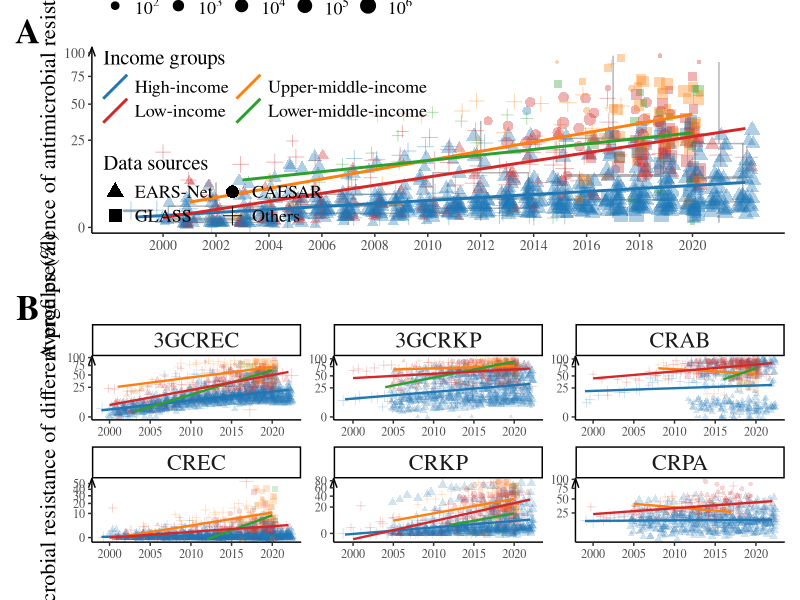

Recreate this plot in R.
install.packages(c("dplyr", "car", "ggplot2", "ggsci", "scales", "patchwork"))

library(dplyr)
library(car)
library(ggplot2)
library(ggsci)
library(scales)
library(patchwork)

# load data ----
AMR <- read.csv("AMR_rawdata.csv")

# functions ----
# Geometric mean
mean_geo <- function(vector, na.rm = T, adjust = T){
  if(sum(!is.na(vector)) == 0){
    return(NA)
  }else if(max(vector, na.rm = T) == 0){
    return(0)
  }else if(adjust){
    vector[which(vector == 0)] <- min(vector[vector != 0], na.rm = T)
  }
  return(ifelse(sum(!is.na(vector)) == 0, NA, prod(vector, na.rm = na.rm)^(1/sum(!is.na(vector)))))
} 
# Find the mode number
find_mode <- function(x){
  u <- unique(na.omit(x))
  tab <- tabulate(match(x, u))
  return(u[tab == max(tab)][1])
}

# Aggregate AMR ----
AMR <- 
  AMR %>% 
  mutate(
    R_not0 = case_when(
      R == 0 ~ min(R[R>0]),
      TRUE ~ R),
    .by = AMR
  ) %>% 
  mutate(
    R_geomean = mean_geo(R_not0),
    isolates_total = sum(isolates),
    source_total = find_mode(source),
    .by = c(country, year)
  ) %>% 
  select(-R_not0) %>% 
  # Logit transformation
  mutate(
    R_geomean_logit = logit(R_geomean, adjust = min(R_geomean[R_geomean>0])),
    IncomeGroup = factor(IncomeGroup, 
                         levels = c("High-income", "Upper-middle-income", 
                                    "Lower-middle-income", "Low-income")),
    year_5 = cut(year, c(1999, seq(2004, 2019, 5), 2022))
  )

# Visualization ----
# Aggregate AMR
agg_plot <-
  AMR %>% 
  select(-3:-6) %>% 
  unique() %>% 
  ggplot(aes(x = year, y = R_geomean*100)) +
  geom_boxplot(aes(group = year_5), width = 1, colour = "grey70", outliers = F) +
  geom_jitter(aes(colour = IncomeGroup, size = isolates_total, shape = source_total), 
              width = 0.3, alpha = 0.35) +
  geom_smooth(aes(colour = IncomeGroup), method = "lm", se = F, key_glyph = "abline") +
  scale_x_continuous(breaks = seq(2000, 2020, 2)) +
  scale_size_continuous(name = "Isolates",
                        range = c(1, 5),
                        transform = "log10",
                        breaks = trans_breaks("log10", function(x) 10^x),
                        labels = trans_format("log10", math_format(10^.x))) +
  scale_shape_discrete(name = "Data sources",
                       breaks = c("EARS-Net", "GLASS", "CAESAR", "Others")) +
  scale_colour_d3(name = "Income groups",
                  breaks = c("High-income", "Low-income",
                             "Upper-middle-income", "Lower-middle-income")) +
  scale_y_sqrt(labels = scales::comma) +
  labs(x = "", y = "Averge prevalence of antimicrobial resistance (%)") +
  theme_classic() +
  theme(
    plot.title = element_text(size = 15),
    legend.position = "inside",
    legend.position.inside = c(0.25, 0.73),
    legend.text = element_text(size = 13),
    legend.title = element_text(size = 15),
    legend.background = element_blank(),
    strip.background = element_rect(fill = "grey90"),
    panel.background = element_blank(),
    axis.title = element_text(size = 16),
    axis.text = element_text(size = 10),
    axis.text.x = element_text(size = 10, angle = 0),
    axis.line.y = element_line(arrow = arrow(length = unit(0.25, "cm"), angle = 20)),
    text = element_text(family = "serif")
  ) + 
  guides(
    color = guide_legend(override.aes = list(alpha = 1, shape = NA), order = 2, nrow = 2),
    shape = guide_legend(override.aes = list(alpha = 1, colour = "Black", size = 4), order = 3, nrow = 2),
    size = guide_legend(override.aes = list(alpha = 1, colour = "Black"), order = 1, 
                        title.position = "top", direction = "horizontal")
  )

# Six AMR profiles
AMR_plot <- 
  ggplot(AMR, aes(x = year, y = R*100)) +
  geom_jitter(aes(colour = IncomeGroup, size = isolates, shape = source), 
              width = 0.4, alpha = 0.2) +
  geom_smooth(aes(colour = IncomeGroup), method = "lm", se = F, linewidth = 0.8) +
  scale_size_continuous(range = c(0.7, 3),
                        trans = log10_trans(),
                        breaks = trans_breaks("log10", function(x) 10^x),
                        labels = trans_format("log10", math_format(10^.x))) +
  scale_color_d3() +
  scale_y_sqrt(labels = comma) +
  scale_x_continuous(breaks = seq(2000, 2020, 5)) +
  facet_wrap(AMR ~ ., scale = "free", nrow = 2) +
  # ggtitle("(B) Antimicrobial resistance of different profiles (%)") +
  labs(x = "", y = "Antimicrobial resistance of different profiles (%)") +
  theme_classic() +
  theme(
    plot.title = element_text(size = 15),
    legend.position = "none",
    strip.text = element_text(size = 16),
    axis.title = element_text(size = 16),
    panel.background = element_blank(),
    axis.line.y = element_line(arrow = arrow(length = unit(0.25, "cm"), angle = 20)),
    text = element_text(family = "serif")
  )

# patchwork
layout <- "
AAAA
AAAA
AAAA
AAAA
AAAA
BBBB
BBBB
"
ggsave("AMR_year.png", height = 12, width = 9, dpi = 500,
       plot = agg_plot / AMR_plot + 
         plot_annotation(tag_levels = 'A') & 
         theme(plot.tag = element_text(size = 25, face = "bold")))
